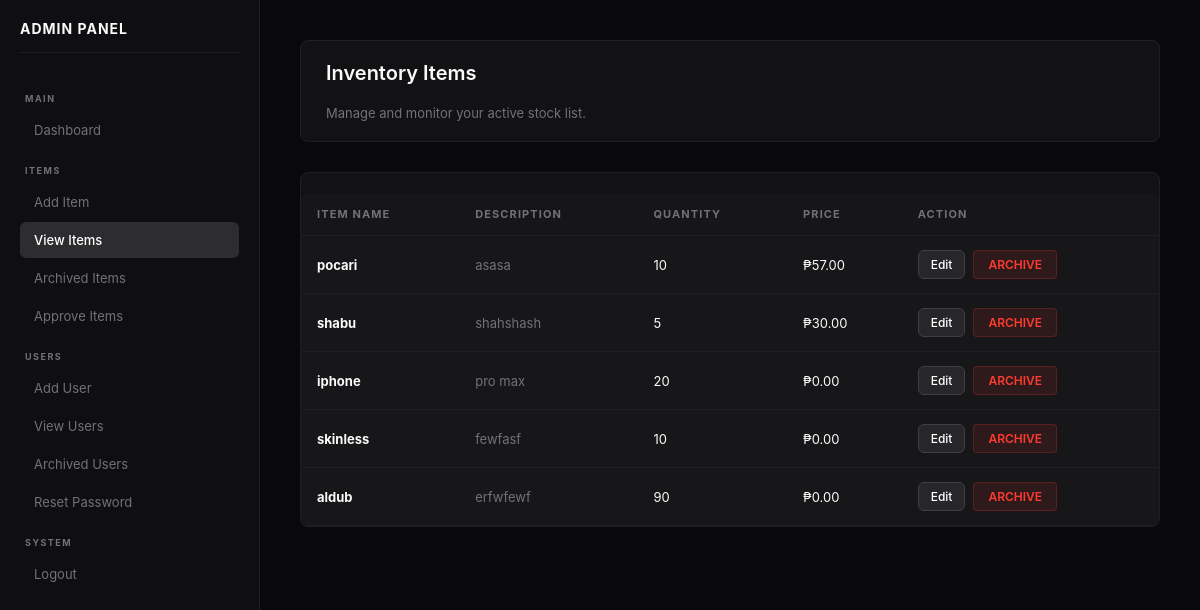
Screenshot of /inventory-system/admin/view_items.php (signed in) with the database file from the repository.
### tables this page shows
CREATE TABLE `items` (
  `id` int(11) NOT NULL,
  `item_name` varchar(255) NOT NULL,
  `description` text DEFAULT NULL,
  `quantity` int(11) DEFAULT 0,
  `price` decimal(10,2) DEFAULT NULL,
  `approval_status` enum('pending','approved','rejected') DEFAULT 'pending',
  `status` enum('active','archived') DEFAULT 'active',
  `added_by` int(11) DEFAULT NULL,
  `created_at` timestamp NOT NULL DEFAULT current_timestamp()
);

### inventory-system/admin/view_items.php (the view, shortened to what this page needs)
<?php
include '../config/database.php';
$result = $conn->query("
    SELECT * FROM items
    WHERE status='active'
");
?>
<!DOCTYPE html>
<html lang="en">
<head>
    <link rel="stylesheet" href="../assets/css/style.css">
</head>
<body>
<div class="app">
    <aside class="sidebar">
        <?php include 'sidebar.php'; ?>
    </aside>
    <main class="main">
        <header class="header">
            <h1 class="dashboard-title">Inventory Items</h1>
            <p>Manage and monitor your active stock list.</p>
        </header>
        <div class="table-container">
            <table>
                <thead>
                    <tr>
                        <th>Item Name</th>
                        <th>Description</th>
                        <th>Quantity</th>
                        <th>Price</th>
                        <th>Action</th>
                    </tr>
                </thead>
                <tbody>
                    <?php if($result->num_rows > 0): ?>
                        <?php while($row = $result->fetch_assoc()): ?>
                        <tr>
                            <td><strong><?php echo htmlspecialchars($row['item_name']); ?></strong></td>
                            <td class="text-muted"><?php echo htmlspecialchars($row['description']); ?></td>
                            <td><?php echo htmlspecialchars($row['quantity']); ?></td>
                            <td>₱<?php echo number_format($row['price'], 2); ?></td>
                            <td>
                                <div class="action-container">
                                    <a href="edit_item.php?id=<?php echo base64_encode($row['id']); ?>"
                                       class="btn btn-sm btn-edit">
                                        Edit
                                    </a>
                                    <a href="archive_item.php?id=<?php echo base64_encode($row['id']); ?>"
                                       class="btn btn-sm btn-archive"
                                       onclick="return confirm('Are you sure you want to archive this item?')">
                                        Archive
                                    </a>
                                </div>
                            </td>
                        </tr>
                        <?php endwhile; ?>
                    <?php endif; ?>
                </tbody>
            </table>
        </div>
    </main>
</div>
</body>
</html>

### inventory-system/admin/sidebar.php
<?php $current = basename($_SERVER['PHP_SELF']); ?>
<div class="sidebar">
    <h2>ADMIN PANEL</h2>
    <div class="section-title">MAIN</div>
    <a href="dashboard.php" class="<?= $current == 'dashboard.php' ? 'active' : '' ?>">Dashboard</a>
    <div class="section-title">ITEMS</div>
    <a href="add_item.php" class="<?= $current == 'add_item.php' ? 'active' : '' ?>">Add Item</a>
    <a href="view_items.php" class="<?= $current == 'view_items.php' ? 'active' : '' ?>">View Items</a>
    <a href="archived_items.php" class="<?= $current == 'archived_items.php' ? 'active' : '' ?>">Archived Items</a>
    <a href="approve_items.php" class="<?= $current == 'approve_items.php' ? 'active' : '' ?>">Approve Items</a>
    <div class="section-title">USERS</div>
    <a href="add_user.php" class="<?= $current == 'add_user.php' ? 'active' : '' ?>">Add User</a>
    <a href="view_users.php" class="<?= $current == 'view_users.php' ? 'active' : '' ?>">View Users</a>
    <a href="archived_users.php" class="<?= $current == 'archived_users.php' ? 'active' : '' ?>">Archived Users</a>
    <a href="reset_password.php" class="<?= $current == 'reset_password.php' ? 'active' : '' ?>">Reset Password</a>
    <div class="section-title">SYSTEM</div>
    <a href="../logout.php">Logout</a>
</div>

### inventory-system/assets/css/style.css (style rules this page uses)
* { margin:0; padding:0; box-sizing:border-box; font-family:'Inter', system-ui, -apple-system, sans-serif; }
:root { --primary: #3f3f46; --bg: #09090b; --sidebar: #0f0f11; --card: #121214; --border: #1f1f23; --text-main: #fafafa; --text-muted: #71717a; --hover: #27272a; --shadow: 0 10px 30px rgba(0,0,0,0.5); --radius: 8px; --sidebar-width: 260px; }
body { background: var(--bg); color: var(--text-main); overflow-x: hidden; }
.app { display: flex; min-height: 100vh; }
.sidebar { width: var(--sidebar-width); background: var(--sidebar); border-right: 1px solid var(--border); padding: 20px; position: fixed; top: 0; left: 0; height: 100vh; display: flex; flex-direction: column; z-index: 100; }
.sidebar h2 { font-size: 14px; letter-spacing: 1px; color: var(--text-main); margin-bottom: 25px; padding-bottom: 15px; border-bottom: 1px solid var(--border); text-transform: uppercase; }
.sidebar .section-title { font-size: 9px; color: var(--text-muted); margin: 15px 0 8px 5px; letter-spacing: 1.5px; text-transform: uppercase; font-weight: 700; }
.sidebar a { display: flex; align-items: center; gap: 12px; padding: 10px 14px; margin-bottom: 2px; border-radius: 6px; text-decoration: none; color: var(--text-muted); font-size: 13px; transition: all 0.2s ease; }
.sidebar a.active { background: #2d2d30; color: #fff; font-weight: 500; }
.main { margin-left: var(--sidebar-width); flex: 1; padding: 40px; width: calc(100% - var(--sidebar-width)); }
.header { background: var(--card); padding: 20px 25px; border-radius: var(--radius); border: 1px solid var(--border); margin-bottom: 30px; }
.header h1 { font-size: 20px; font-weight: 600; color: var(--text-main); }
.header p { font-size: 13px; color: var(--text-muted); margin-top: 4px; }
.table-container { margin-top: 30px; background: var(--card); border-radius: var(--radius); border: 1px solid var(--border); overflow: hidden; }
table { width: 100%; border-collapse: collapse; }
table th { background: #161618; color: var(--text-muted); text-align: left; padding: 14px 16px; font-size: 11px; text-transform: uppercase; border-bottom: 1px solid var(--border); }
table td { padding: 14px 16px; border-bottom: 1px solid var(--border); font-size: 13px; color: var(--text-main); }
.action-container { display: flex; gap: 8px; justify-content: flex-start; align-items: center; }
.btn { padding: 12px 20px; border: none; border-radius: 6px; cursor: pointer; font-weight: 500; font-size: 14px; transition: all 0.2s ease; display: inline-block; text-align: center; text-decoration: none; }
.btn-sm { padding: 6px 12px; font-size: 12px; width: auto; }
.btn-primary, .btn-edit { background: #27272a; color: #ffffff; border: 1px solid #3f3f46; }
.btn-archive { background: transparent; color: #f87171; border: 1px solid rgba(248, 113, 113, 0.2); }
.text-muted { color: var(--text-muted); }
.dashboard-title { font-size: 20px; font-weight: 600; margin-bottom: 20px; }
table { width: 100%; border-collapse: collapse; margin-top: 20px; background: rgba(255, 255, 255, 0.02); border-radius: 8px; overflow: hidden; }
th { background: rgba(255, 255, 255, 0.05); color: #717171; text-transform: uppercase; font-size: 0.7rem; letter-spacing: 0.1em; padding: 15px; text-align: left; border-bottom: 1px solid #1a1a1a; }
td { padding: 15px; border-bottom: 1px solid #1a1a1a; font-size: 0.9rem; color: #efefef; vertical-align: middle; }
.btn-archive { display: inline-block; padding: 6px 12px; background: rgba(255, 59, 48, 0.1); color: #ff3b30 !important; border: 1px solid rgba(255, 59, 48, 0.3); border-radius: 4px; text-decoration: none; font-size: 0.7rem; font-weight: 700; text-transform: uppercase; transition: 0.3s; }
.btn-action, .btn-archive { text-decoration: none !important; display: inline-block; padding: 6px 14px; border-radius: 4px; font-size: 0.75rem; font-weight: 600; text-transform: uppercase; transition: all 0.2s ease; }
.btn-archive { background: rgba(255, 59, 48, 0.1); color: #ff3b30 !important; border: 1px solid rgba(255, 59, 48, 0.2); }

### rows the page displays
items: item_name "pocari", description "asasa", quantity "10", price "57.00"
items: item_name "shabu", description "shahshash", quantity "5", price "30.00"
items: item_name "iphone", description "pro max", quantity "20", price "0.00"
items: item_name "skinless", description "fewfasf", quantity "10", price "0.00"
items: item_name "aldub", description "erfwfewf", quantity "90", price "0.00"
